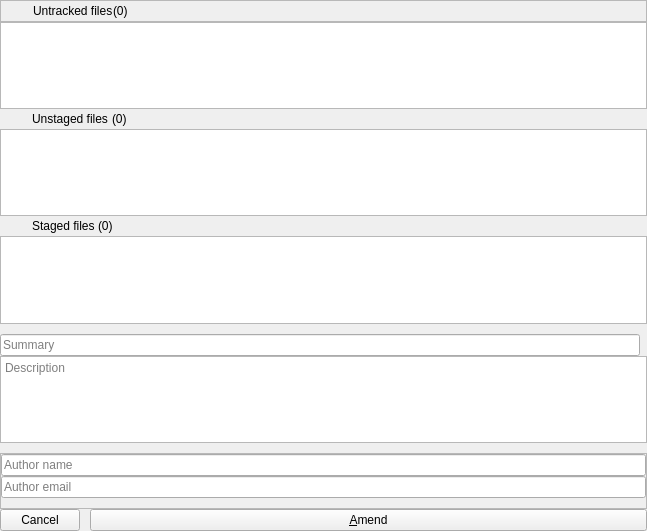
<?xml version="1.0" encoding="UTF-8"?>
<ui version="4.0">
 <class>CommitChangesWidget</class>
 <widget class="QWidget" name="CommitChangesWidget">
  <property name="geometry">
   <rect>
    <x>0</x>
    <y>0</y>
    <width>647</width>
    <height>531</height>
   </rect>
  </property>
  <property name="windowTitle">
   <string>Commit changes</string>
  </property>
  <property name="windowIcon">
   <iconset>
    <normaloff>:/icons/resources/vcs_commit.png</normaloff>:/icons/resources/vcs_commit.png</iconset>
  </property>
  <layout class="QGridLayout" name="gridLayout">
   <property name="leftMargin">
    <number>0</number>
   </property>
   <property name="topMargin">
    <number>0</number>
   </property>
   <property name="rightMargin">
    <number>0</number>
   </property>
   <property name="bottomMargin">
    <number>0</number>
   </property>
   <property name="spacing">
    <number>0</number>
   </property>
   <item row="2" column="1" colspan="2">
    <widget class="QFrame" name="unstagedFiles">
     <layout class="QHBoxLayout" name="horizontalLayout_3">
      <property name="spacing">
       <number>0</number>
      </property>
      <property name="leftMargin">
       <number>0</number>
      </property>
      <property name="topMargin">
       <number>0</number>
      </property>
      <property name="rightMargin">
       <number>0</number>
      </property>
      <property name="bottomMargin">
       <number>0</number>
      </property>
      <item>
       <spacer name="horizontalSpacer_3">
        <property name="orientation">
         <enum>Qt::Horizontal</enum>
        </property>
        <property name="sizeType">
         <enum>QSizePolicy::Fixed</enum>
        </property>
        <property name="sizeHint" stdset="0">
         <size>
          <width>15</width>
          <height>20</height>
         </size>
        </property>
       </spacer>
      </item>
      <item>
       <widget class="QLabel" name="unstagedIcon">
        <property name="text">
         <string/>
        </property>
       </widget>
      </item>
      <item>
       <spacer name="horizontalSpacer_6">
        <property name="orientation">
         <enum>Qt::Horizontal</enum>
        </property>
        <property name="sizeType">
         <enum>QSizePolicy::Fixed</enum>
        </property>
        <property name="sizeHint" stdset="0">
         <size>
          <width>10</width>
          <height>20</height>
         </size>
        </property>
       </spacer>
      </item>
      <item>
       <widget class="QLabel" name="label">
        <property name="text">
         <string>Unstaged files </string>
        </property>
       </widget>
      </item>
      <item>
       <widget class="QLabel" name="lUnstagedCount">
        <property name="text">
         <string>(0)</string>
        </property>
       </widget>
      </item>
      <item>
       <spacer name="horizontalSpacer_2">
        <property name="orientation">
         <enum>Qt::Horizontal</enum>
        </property>
        <property name="sizeHint" stdset="0">
         <size>
          <width>40</width>
          <height>20</height>
         </size>
        </property>
       </spacer>
      </item>
     </layout>
    </widget>
   </item>
   <item row="12" column="1" colspan="2">
    <layout class="QHBoxLayout" name="horizontalLayout_4">
     <property name="spacing">
      <number>10</number>
     </property>
     <item>
      <widget class="QPushButton" name="pbCancelAmend">
       <property name="text">
        <string>Cancel</string>
       </property>
      </widget>
     </item>
     <item>
      <widget class="QPushButton" name="pbCommit">
       <property name="sizePolicy">
        <sizepolicy hsizetype="Expanding" vsizetype="Fixed">
         <horstretch>0</horstretch>
         <verstretch>0</verstretch>
        </sizepolicy>
       </property>
       <property name="toolTip">
        <string>Commit selected files</string>
       </property>
       <property name="text">
        <string>&amp;Amend</string>
       </property>
       <property name="shortcut">
        <string>Alt+C</string>
       </property>
      </widget>
     </item>
    </layout>
   </item>
   <item row="5" column="1" colspan="2">
    <widget class="StagedFilesList" name="stagedFilesList">
     <property name="contextMenuPolicy">
      <enum>Qt::CustomContextMenu</enum>
     </property>
     <property name="horizontalScrollBarPolicy">
      <enum>Qt::ScrollBarAsNeeded</enum>
     </property>
    </widget>
   </item>
   <item row="0" column="1" colspan="2">
    <widget class="QFrame" name="untrackedFiles">
     <property name="frameShape">
      <enum>QFrame::StyledPanel</enum>
     </property>
     <property name="frameShadow">
      <enum>QFrame::Raised</enum>
     </property>
     <layout class="QHBoxLayout" name="horizontalLayout_2">
      <property name="spacing">
       <number>0</number>
      </property>
      <property name="leftMargin">
       <number>0</number>
      </property>
      <property name="topMargin">
       <number>0</number>
      </property>
      <property name="rightMargin">
       <number>0</number>
      </property>
      <property name="bottomMargin">
       <number>0</number>
      </property>
      <item>
       <spacer name="horizontalSpacer_7">
        <property name="orientation">
         <enum>Qt::Horizontal</enum>
        </property>
        <property name="sizeType">
         <enum>QSizePolicy::Fixed</enum>
        </property>
        <property name="sizeHint" stdset="0">
         <size>
          <width>15</width>
          <height>20</height>
         </size>
        </property>
       </spacer>
      </item>
      <item>
       <widget class="QLabel" name="untrackedFilesIcon">
        <property name="text">
         <string/>
        </property>
       </widget>
      </item>
      <item>
       <spacer name="horizontalSpacer_8">
        <property name="orientation">
         <enum>Qt::Horizontal</enum>
        </property>
        <property name="sizeType">
         <enum>QSizePolicy::Fixed</enum>
        </property>
        <property name="sizeHint" stdset="0">
         <size>
          <width>10</width>
          <height>20</height>
         </size>
        </property>
       </spacer>
      </item>
      <item>
       <widget class="QLabel" name="label_3">
        <property name="text">
         <string>Untracked files</string>
        </property>
       </widget>
      </item>
      <item>
       <widget class="QLabel" name="lUntrackedCount">
        <property name="text">
         <string>(0)</string>
        </property>
       </widget>
      </item>
      <item>
       <spacer name="horizontalSpacer_9">
        <property name="orientation">
         <enum>Qt::Horizontal</enum>
        </property>
        <property name="sizeHint" stdset="0">
         <size>
          <width>40</width>
          <height>20</height>
         </size>
        </property>
       </spacer>
      </item>
     </layout>
    </widget>
   </item>
   <item row="9" column="1">
    <spacer name="verticalSpacer_4">
     <property name="orientation">
      <enum>Qt::Vertical</enum>
     </property>
     <property name="sizeType">
      <enum>QSizePolicy::Fixed</enum>
     </property>
     <property name="sizeHint" stdset="0">
      <size>
       <width>20</width>
       <height>10</height>
      </size>
     </property>
    </spacer>
   </item>
   <item row="7" column="1">
    <widget class="QLineEdit" name="leCommitTitle">
     <property name="placeholderText">
      <string>Summary</string>
     </property>
    </widget>
   </item>
   <item row="10" column="1" colspan="2">
    <widget class="QFrame" name="amendFrame">
     <property name="frameShape">
      <enum>QFrame::StyledPanel</enum>
     </property>
     <property name="frameShadow">
      <enum>QFrame::Raised</enum>
     </property>
     <layout class="QVBoxLayout" name="verticalLayout">
      <property name="spacing">
       <number>0</number>
      </property>
      <property name="leftMargin">
       <number>0</number>
      </property>
      <property name="topMargin">
       <number>0</number>
      </property>
      <property name="rightMargin">
       <number>0</number>
      </property>
      <property name="bottomMargin">
       <number>0</number>
      </property>
      <item>
       <widget class="QLineEdit" name="leAuthorName">
        <property name="placeholderText">
         <string>Author name</string>
        </property>
       </widget>
      </item>
      <item>
       <widget class="QLineEdit" name="leAuthorEmail">
        <property name="placeholderText">
         <string>Author email</string>
        </property>
       </widget>
      </item>
      <item>
       <spacer name="verticalSpacer">
        <property name="orientation">
         <enum>Qt::Vertical</enum>
        </property>
        <property name="sizeType">
         <enum>QSizePolicy::Fixed</enum>
        </property>
        <property name="sizeHint" stdset="0">
         <size>
          <width>20</width>
          <height>10</height>
         </size>
        </property>
       </spacer>
      </item>
     </layout>
    </widget>
   </item>
   <item row="7" column="2">
    <widget class="QLabel" name="lCounter">
     <property name="text">
      <string/>
     </property>
    </widget>
   </item>
   <item row="1" column="1" colspan="2">
    <widget class="UntrackedFilesList" name="untrackedFilesList">
     <property name="contextMenuPolicy">
      <enum>Qt::CustomContextMenu</enum>
     </property>
     <property name="horizontalScrollBarPolicy">
      <enum>Qt::ScrollBarAsNeeded</enum>
     </property>
    </widget>
   </item>
   <item row="4" column="1" colspan="2">
    <widget class="QFrame" name="stagedFiles">
     <layout class="QHBoxLayout" name="horizontalLayout">
      <property name="spacing">
       <number>0</number>
      </property>
      <property name="leftMargin">
       <number>0</number>
      </property>
      <property name="topMargin">
       <number>0</number>
      </property>
      <property name="rightMargin">
       <number>0</number>
      </property>
      <property name="bottomMargin">
       <number>0</number>
      </property>
      <item>
       <spacer name="horizontalSpacer_4">
        <property name="orientation">
         <enum>Qt::Horizontal</enum>
        </property>
        <property name="sizeType">
         <enum>QSizePolicy::Fixed</enum>
        </property>
        <property name="sizeHint" stdset="0">
         <size>
          <width>15</width>
          <height>20</height>
         </size>
        </property>
       </spacer>
      </item>
      <item>
       <widget class="QLabel" name="stagedFilesIcon">
        <property name="text">
         <string/>
        </property>
       </widget>
      </item>
      <item>
       <spacer name="horizontalSpacer_5">
        <property name="orientation">
         <enum>Qt::Horizontal</enum>
        </property>
        <property name="sizeType">
         <enum>QSizePolicy::Fixed</enum>
        </property>
        <property name="sizeHint" stdset="0">
         <size>
          <width>10</width>
          <height>20</height>
         </size>
        </property>
       </spacer>
      </item>
      <item>
       <widget class="QLabel" name="label_2">
        <property name="text">
         <string>Staged files </string>
        </property>
       </widget>
      </item>
      <item>
       <widget class="QLabel" name="lStagedCount">
        <property name="text">
         <string>(0)</string>
        </property>
       </widget>
      </item>
      <item>
       <spacer name="horizontalSpacer">
        <property name="orientation">
         <enum>Qt::Horizontal</enum>
        </property>
        <property name="sizeHint" stdset="0">
         <size>
          <width>40</width>
          <height>20</height>
         </size>
        </property>
       </spacer>
      </item>
     </layout>
    </widget>
   </item>
   <item row="6" column="1">
    <spacer name="verticalSpacer_2">
     <property name="orientation">
      <enum>Qt::Vertical</enum>
     </property>
     <property name="sizeType">
      <enum>QSizePolicy::Fixed</enum>
     </property>
     <property name="sizeHint" stdset="0">
      <size>
       <width>20</width>
       <height>10</height>
      </size>
     </property>
    </spacer>
   </item>
   <item row="8" column="1" colspan="2">
    <widget class="QTextEdit" name="teDescription">
     <property name="lineWrapMode">
      <enum>QTextEdit::WidgetWidth</enum>
     </property>
     <property name="readOnly">
      <bool>false</bool>
     </property>
     <property name="acceptRichText">
      <bool>false</bool>
     </property>
     <property name="placeholderText">
      <string>Description</string>
     </property>
    </widget>
   </item>
   <item row="3" column="1" colspan="2">
    <widget class="QListWidget" name="unstagedFilesList">
     <property name="contextMenuPolicy">
      <enum>Qt::CustomContextMenu</enum>
     </property>
     <property name="horizontalScrollBarPolicy">
      <enum>Qt::ScrollBarAsNeeded</enum>
     </property>
    </widget>
   </item>
  </layout>
 </widget>
 <layoutdefault spacing="6" margin="11"/>
 <customwidgets>
  <customwidget>
   <class>UntrackedFilesList</class>
   <extends>QListWidget</extends>
   <header>UntrackedFilesList.h</header>
  </customwidget>
  <customwidget>
   <class>StagedFilesList</class>
   <extends>QListWidget</extends>
   <header>StagedFilesList.h</header>
  </customwidget>
 </customwidgets>
 <tabstops>
  <tabstop>leCommitTitle</tabstop>
  <tabstop>teDescription</tabstop>
  <tabstop>unstagedFilesList</tabstop>
  <tabstop>stagedFilesList</tabstop>
 </tabstops>
 <resources/>
 <connections/>
</ui>
